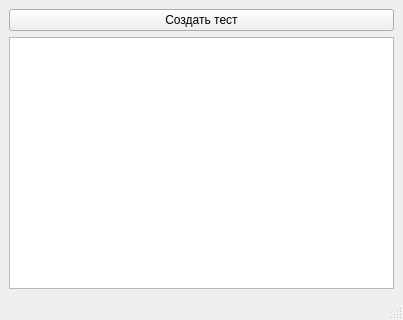
<?xml version="1.0" encoding="UTF-8"?>
<ui version="4.0">
 <class>MainWindow</class>
 <widget class="QMainWindow" name="MainWindow">
  <property name="geometry">
   <rect>
    <x>0</x>
    <y>0</y>
    <width>403</width>
    <height>320</height>
   </rect>
  </property>
  <property name="windowTitle">
   <string>MainWindow</string>
  </property>
  <widget class="QWidget" name="centralwidget">
   <layout class="QGridLayout" name="gridLayout">
    <item row="0" column="0">
     <widget class="QPushButton" name="CreateTestButton">
      <property name="text">
       <string>Создать тест</string>
      </property>
     </widget>
    </item>
    <item row="1" column="0">
     <widget class="QTableWidget" name="tableAllTests"/>
    </item>
   </layout>
  </widget>
  <widget class="QMenuBar" name="menubar">
   <property name="geometry">
    <rect>
     <x>0</x>
     <y>0</y>
     <width>403</width>
     <height>22</height>
    </rect>
   </property>
  </widget>
  <widget class="QStatusBar" name="statusbar"/>
 </widget>
 <resources/>
 <connections/>
</ui>
